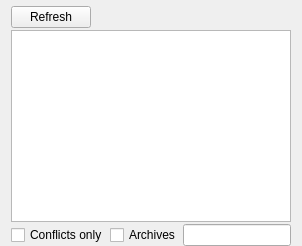
<widget class="QWidget" name="dataTab">
            <attribute name="title">
             <string>Data</string>
            </attribute>
            <layout class="QVBoxLayout" name="verticalLayout_5">
             <property name="spacing">
              <number>2</number>
             </property>
             <property name="topMargin">
              <number>6</number>
             </property>
             <property name="bottomMargin">
              <number>0</number>
             </property>
             <item>
              <layout class="QHBoxLayout" name="horizontalLayout_12">
               <item>
                <widget class="QPushButton" name="dataTabRefresh">
                 <property name="toolTip">
                  <string>Refresh the data structure.</string>
                 </property>
                 <property name="whatsThis">
                  <string>Refresh the data structure.</string>
                 </property>
                 <property name="text">
                  <string>Refresh</string>
                 </property>
                 <property name="icon">
                  <iconset resource="resources.qrc">
                   <normaloff>:/MO/gui/resources/view-refresh.png</normaloff>:/MO/gui/resources/view-refresh.png</iconset>
                 </property>
                </widget>
               </item>
               <item>
                <spacer name="horizontalSpacer_4">
                 <property name="orientation">
                  <enum>Qt::Horizontal</enum>
                 </property>
                 <property name="sizeHint" stdset="0">
                  <size>
                   <width>40</width>
                   <height>20</height>
                  </size>
                 </property>
                </spacer>
               </item>
              </layout>
             </item>
             <item>
              <layout class="QHBoxLayout" name="horizontalLayout_2">
               <item>
                <widget class="QTreeView" name="dataTree">
                 <property name="contextMenuPolicy">
                  <enum>Qt::CustomContextMenu</enum>
                 </property>
                 <property name="whatsThis">
                  <string>This is an overview of your data directory as visible to the game (and tools). </string>
                 </property>
                 <property name="alternatingRowColors">
                  <bool>true</bool>
                 </property>
                 <property name="selectionMode">
                  <enum>QAbstractItemView::ExtendedSelection</enum>
                 </property>
                 <property name="uniformRowHeights">
                  <bool>true</bool>
                 </property>
                 <property name="sortingEnabled">
                  <bool>true</bool>
                 </property>
                </widget>
               </item>
              </layout>
             </item>
             <item>
              <layout class="QHBoxLayout" name="horizontalLayout_13" stretch="1,1,2">
               <item>
                <widget class="QCheckBox" name="dataTabShowOnlyConflicts">
                 <property name="toolTip">
                  <string>Filter the list so that only conflicts are displayed.</string>
                 </property>
                 <property name="whatsThis">
                  <string>Filter the list so that only conflicts are displayed.</string>
                 </property>
                 <property name="text">
                  <string>Conflicts only</string>
                 </property>
                </widget>
               </item>
               <item>
                <widget class="QCheckBox" name="dataTabShowFromArchives">
                 <property name="toolTip">
                  <string>Filter the list so that files from archives are shown.</string>
                 </property>
                 <property name="statusTip">
                  <string/>
                 </property>
                 <property name="whatsThis">
                  <string>Filter the list so that files from archives are shown.</string>
                 </property>
                 <property name="text">
                  <string>Archives</string>
                 </property>
                </widget>
               </item>
               <item>
                <widget class="QLineEdit" name="dataTabFilter">
                 <property name="toolTip">
                  <string>Filter the Data tree.</string>
                 </property>
                 <property name="whatsThis">
                  <string>Filter the Data tree.</string>
                 </property>
                </widget>
               </item>
              </layout>
             </item>
            </layout>
           </widget>
